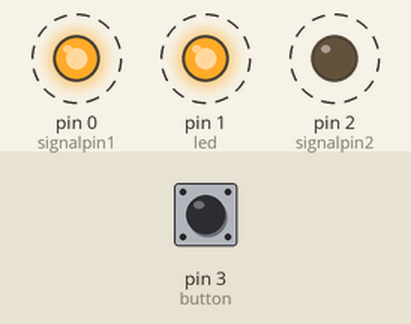
The sketch below on a simulated Arduino Uno, built with avr-gcc and run on an emulated ATmega328P. Parts: output pins drawn as LEDs (lit = HIGH). Dashed ring = blinking. The test bench sets the inputs (shaded band); at power-on: pin 3 (button) HIGH.

Above: at 1.3 s.
1.7 s: pin 3 (button) pulled LOW for 3.2 s
At 1.9 s:
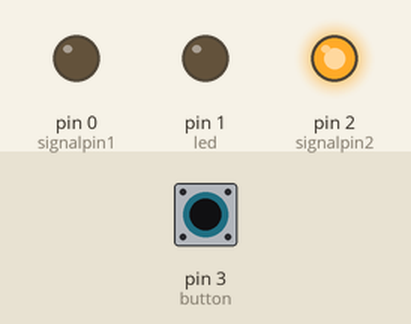
At 2.3 s:
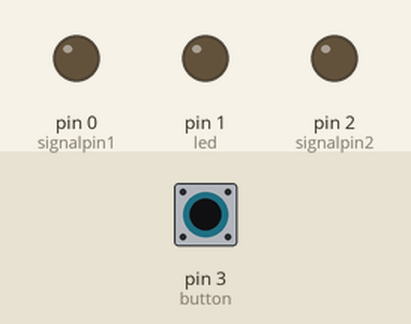
Timing chart, 0 to 12.4 s (numbered marks = the images above; inputs shaded):
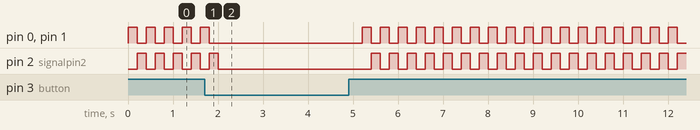

Measured:
- by itself, pin 0 (signalpin1), pin 1 (led): repeats every 0.40 s: HIGH 0.20 s, LOW 0.20 s

The sketch:

test.ino
```cpp
const int signalpin1 =  0;      // the number of the signal output pin1
const int signalpin2 =  2;      // the number of the signal output pin2
const int button =  3;      // the number of the signal output pin2
int val = 0;
int led = 1;
void setup() {
  // initialize the LED pin as an output:
  pinMode(signalpin1, OUTPUT);
  pinMode(signalpin2, OUTPUT);
  pinMode(led, OUTPUT);
  pinMode(button,INPUT_PULLUP);
}

void loop() {
val =digitalRead(button);
digitalWrite(signalpin1,val);
digitalWrite(signalpin2,LOW);
digitalWrite(led,val);
delay(200);
digitalWrite(signalpin1,LOW);
digitalWrite(signalpin2,val);
digitalWrite(led,LOW);
delay(200);
}
```
